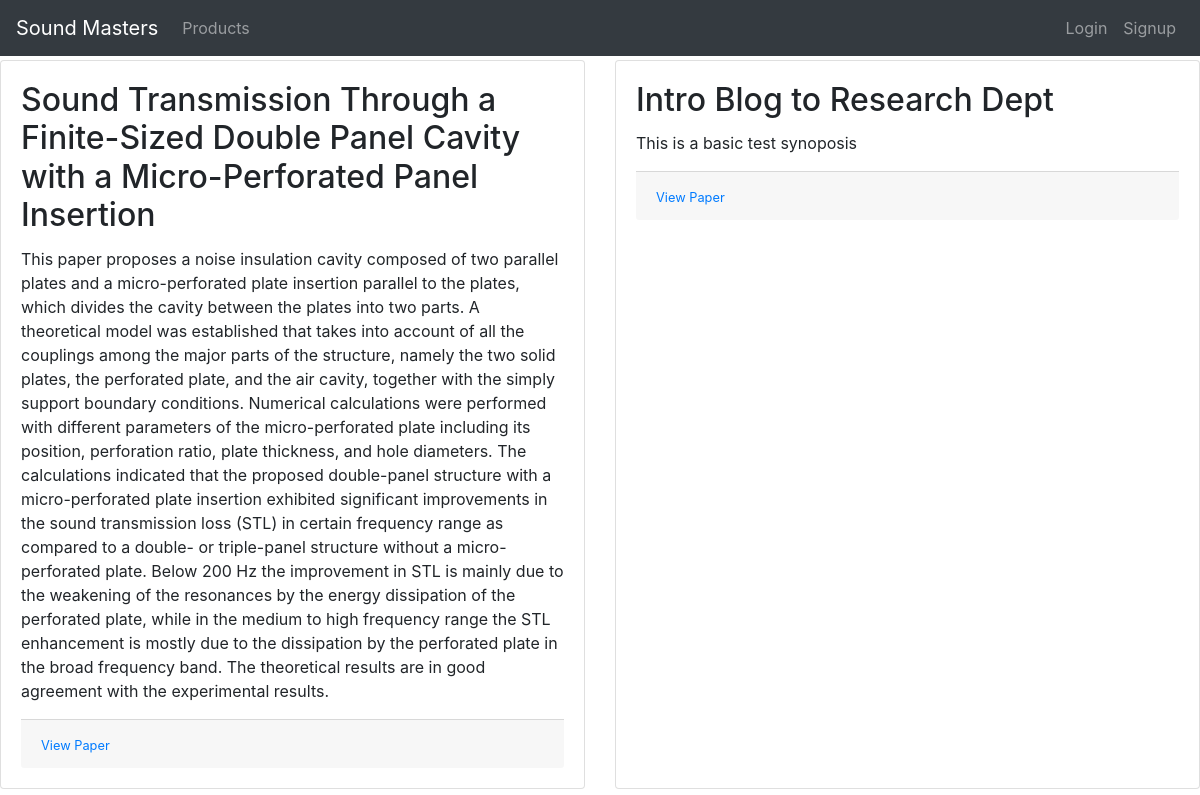
Screenshot of /research/ with the database file from the repository.
### home/models.py (models this page shows)
class ResearchPaper(models.Model):
    title = models.CharField(max_length=1024)
    synopsis = models.TextField()
    paper = models.FileField(upload_to='research')

### home/views.py (the view)
# urls.py: path('research/', research),
def research(request):
    research = User.objects.filter(username=request.user.username, groups__name='Research').exists()
    print(research)
    paper = ResearchPaper.objects.all()
    return render(request, 'research.html', {'paper': paper, 'research': research})

### home/templates/research.html
{% extends "base.html" %}
{% load static %}
{% block content %}
<div style="margin-top:60px">
        <div class="card-deck">
    {% for product in paper %}
    <div class="card">
        <div class="card-body">
            <h2 class="card-title">{{ product.title }}</h2>
            <p class="card-text">{{ product.synopsis }}</p>
            <div class="card-footer">
            <p class="card-text"><small class="text-muted"><a href="/media/{{ product.paper }}" target="blank">View Paper</a></small></p></div>
        </div>
    </div>
    {% endfor %}
    </div>
</div>
{% endblock content %}

### rows the page displays
ResearchPaper: title "Sound Transmission Through a Finite-Sized Double Panel Cavity with a Micro-Perforated Panel Insertion", synopsis "This paper proposes a noise insulation cavity composed of two parallel plates and a micro-perforated plate insertion parallel to the plates, which divides the cavity between the plates into two parts. A theoretical model was established that takes into account of all the couplings among the major parts of the structure, namely the two solid plates, the perforated plate, and the air cavity, together with the simply support boundary conditions. Numerical calculations were performed with different parameters of the micro-perforated plate including its position, perforation ratio, plate thickness, and hole diameters. The calculations indicated that the proposed double-panel structure with a…"
ResearchPaper: title "Intro Blog to Research Dept", synopsis "This is a basic test synoposis"
